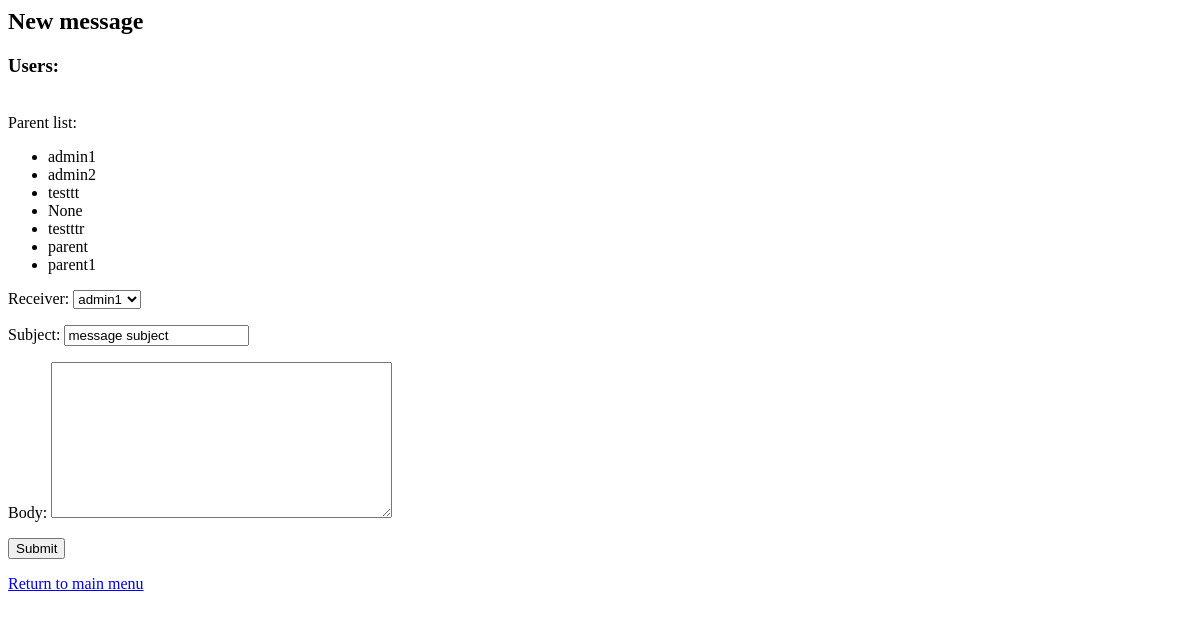
Before: /sign-language-teacher/inbox/new-message/ (signed in) with the older database file.
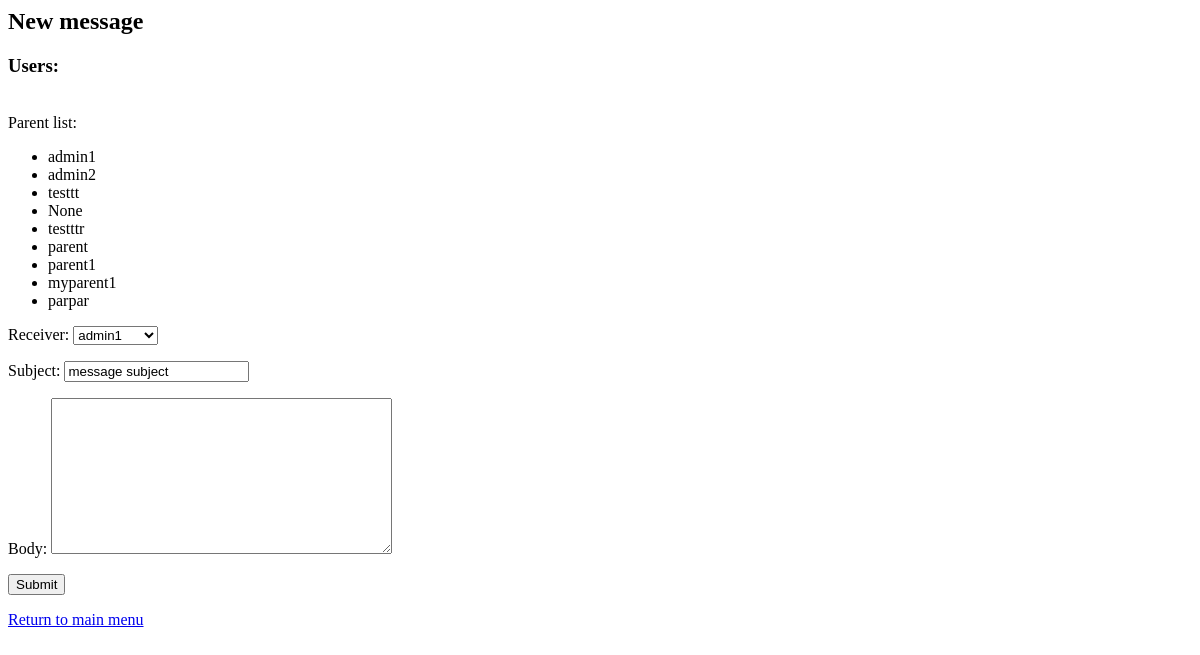
After: the same page with the newer database file.
### registration/models.py (models this page shows, shortened)
class UserProfile(models.Model):
    TYPES = (('parent', 'parent'), ('student', 'student'))
    user = models.OneToOneField(User, related_name='profile', on_delete=models.CASCADE, blank=True, null=True)
    son = models.ForeignKey(User, on_delete=models.SET_NULL, blank=True, null=True, related_name='son')
    address = models.CharField(max_length=100, default='')
    age = models.IntegerField(default=0)
    points = models.IntegerField(default=0)
    type = models.CharField(max_length=10, choices=TYPES, default='student')
    is_admin = models.BooleanField(default=False)
    suspention_time = models.DateTimeField(default=timezone.now())
    total_minutes = models.FloatField(default=0)
    last_login = models.DateTimeField(default=datetime(2000, 1, 1))
    rank = models.IntegerField(default=0)
    level = models.IntegerField(default=1)
    def __str__(self):
        return str(self.user)

### registration/views.py (the view)
# urls.py: path('inbox/new-message/', views.new_message, name='new-message'),
def new_message(request, **kwargs):
    if request.user is None or not request.user.is_authenticated:
        return HttpResponse("Not logged in")
    user_profile = UserProfile.objects.get(user=request.user)
    user_list = User.objects.all()
    profile_list = UserProfile.objects.all()
    if request.method == 'POST':
        form = MessageForm(request.POST)
        request.user.reply = None
        if form.is_valid():
            sender = request.user
            receiver_name = form.cleaned_data['receiver']
            try:
                receiver = User.objects.get(username=receiver_name)
            except (TypeError, User.DoesNotExist):
                error = "Could not find user."
                render(request, 'registration/failure.html', {'error': error})
            subject = form.cleaned_data['subject']
            body = form.cleaned_data['body']
            sent_date = timezone.now()
            message = Message(sender=sender, receiver=receiver, subject=subject, body=body, sent_date=sent_date)
            message.save()
            return HttpResponseRedirect(reverse('registration:inbox'))
            return HttpResponseRedirect(reverse('registration:success-message'))
    else:
        form = MessageForm()
        if kwargs:
            if kwargs['reply']:
                form = MessageForm({'receiver': kwargs['reply']})
    return render(request, 'registration/new-message.html', {
        'form': form, 'users': user_list, 'user': request.user, 'user_profile':user_profile, 'profiles':profile_list
    })

### registration/forms.py
class MessageForm(forms.Form):
    set = User.objects.all()
    USERS=list(map(lambda x: (str(x.username), str(x.username)), set))
    receiver = forms.CharField( widget=forms.Select(choices=USERS))
    subject = forms.CharField(max_length=50, initial='message subject')
    body = forms.CharField(max_length=5000, widget=forms.Textarea)

### registration/templates/registration/new-message.html (shortened to what this page needs)
<form action="{% url 'registration:new-message' %}" method="POST">
    <h2>New message</h2>
    <h3>Users:</h3><br>
    {% if user_profile.type == 'parent' %}
<h>Parent list:</h><br>
<ul>
{% for f in profiles %}
{% if f.type == 'parent' %}
  <li>
<h>{{f}}</h><br>
 </li>
{% endif %}
{% endfor %}
    </ul>
{% endif%}
    {{form.as_p}}
    <button type="submit">Submit</button>
</form>
    <a href="{% url 'registration:index' %}">Return to main menu</a><br>

Changed rows visible on the page:
added UserProfile: user.username "myparent1"
added UserProfile: user.username "parpar"
